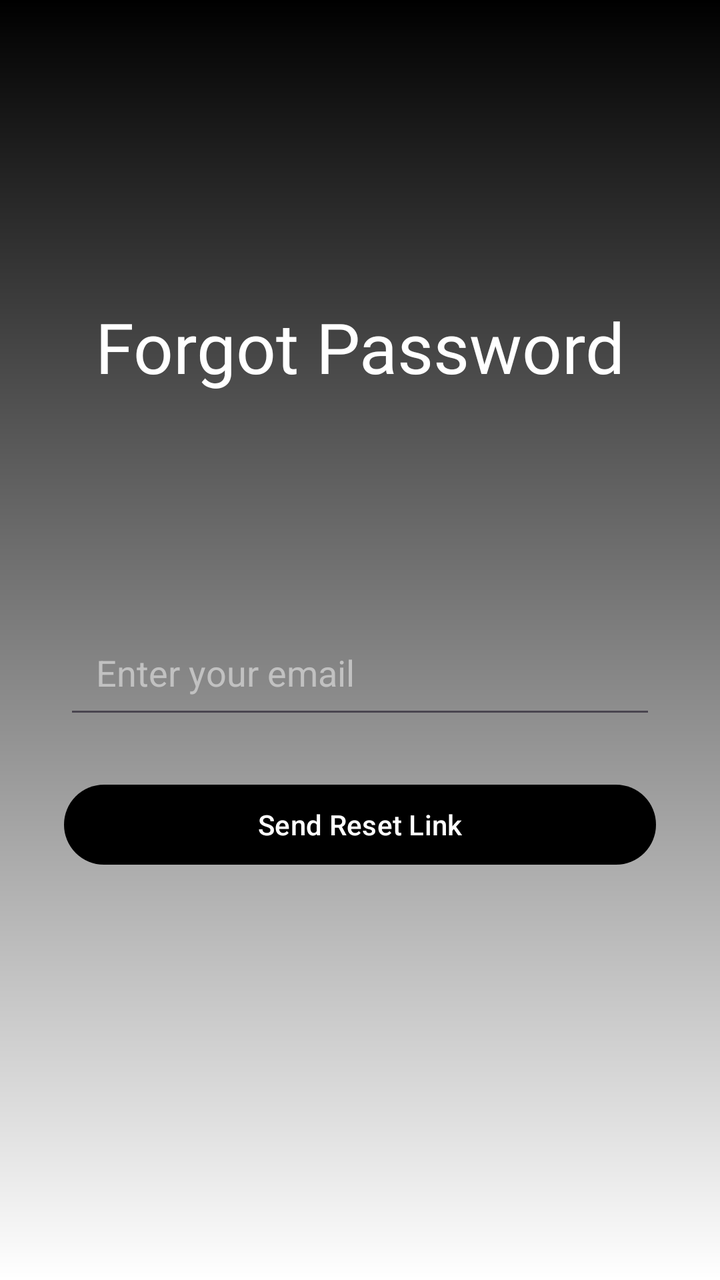
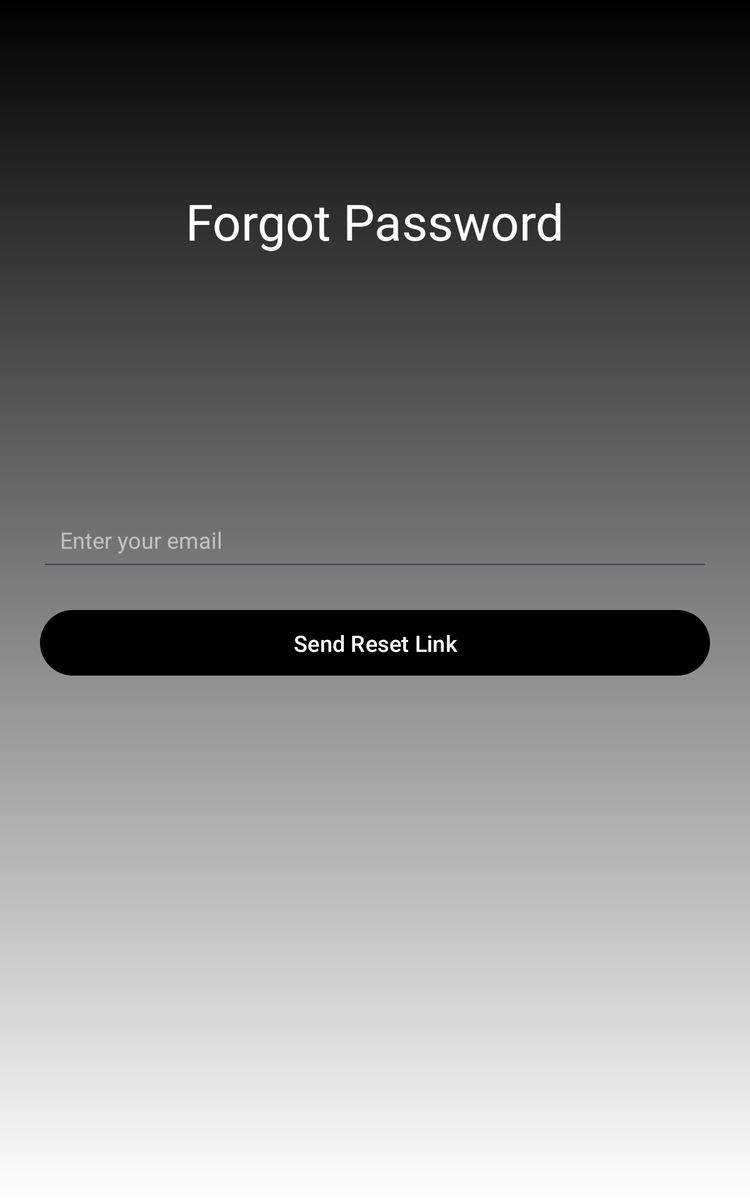

One screen, two layout resources from the same app: the default and the repository's alternative for another configuration. Each is rendered where Android would select it; the XML of both is given below.
<!-- AndroidManifest.xml: application theme Theme.Memoir -->
<!-- res/layout/activity_forgot_password.xml -->
<?xml version="1.0" encoding="utf-8"?>
<androidx.constraintlayout.widget.ConstraintLayout xmlns:android="http://schemas.android.com/apk/res/android"
    xmlns:app="http://schemas.android.com/apk/res-auto"
    xmlns:tools="http://schemas.android.com/tools"
    android:layout_width="match_parent"
    android:layout_height="match_parent"
    android:background="@drawable/gradient_main"
    tools:context=".activity.ForgotPasswordActivity">

    <TextView
        android:id="@+id/welcomeText"
        android:layout_width="wrap_content"
        android:layout_height="wrap_content"
        android:layout_marginTop="150sp"
        android:fontFamily="@font/jetbrainsmono_bold"
        android:text="@string/forgot_password"
        android:textColor="@android:color/white"
        android:textSize="35sp"
        app:layout_constraintEnd_toEndOf="parent"
        app:layout_constraintStart_toStartOf="parent"
        app:layout_constraintTop_toTopOf="parent" />

    <EditText
        android:id="@+id/forgot_password_email"
        android:layout_width="0dp"
        android:layout_height="wrap_content"
        android:layout_marginStart="32dp"
        android:layout_marginTop="308dp"
        android:layout_marginEnd="32dp"
        android:hint="@string/enter_your_email"
        android:importantForAutofill="no"
        android:inputType="textEmailAddress"
        android:padding="16dp"
        android:textColor="@color/white"
        android:textColorHint="#C1C1C1"
        app:layout_constraintEnd_toEndOf="parent"
        app:layout_constraintHorizontal_bias="0.0"
        app:layout_constraintStart_toStartOf="parent"
        app:layout_constraintTop_toTopOf="parent"
        tools:ignore="TextFields" />

    <Button
        android:id="@+id/forgot_password_send_button"
        android:layout_width="0dp"
        android:layout_height="wrap_content"
        android:layout_marginStart="32dp"
        android:layout_marginTop="24dp"
        android:layout_marginEnd="32dp"
        android:text="@string/send_reset_link"
        app:layout_constraintEnd_toEndOf="parent"
        app:layout_constraintStart_toStartOf="parent"
        app:layout_constraintTop_toBottomOf="@id/forgot_password_email" />

    <ProgressBar
        android:id="@+id/forgot_password_progress_bar"
        android:layout_width="wrap_content"
        android:layout_height="wrap_content"
        android:layout_marginTop="24dp"
        android:visibility="gone"
        app:layout_constraintEnd_toEndOf="parent"
        app:layout_constraintStart_toStartOf="parent"
        app:layout_constraintTop_toBottomOf="@id/forgot_password_send_button" />

</androidx.constraintlayout.widget.ConstraintLayout>
<!-- resources referenced by this layout -->
<resources>
  <color name="white">#FFFFFFFF</color>
  <!-- drawable gradient_main (drawable) -->
  <?xml version="1.0" encoding="utf-8"?>
  <shape xmlns:android="http://schemas.android.com/apk/res/android"
      android:shape="rectangle">
  
      <gradient
          android:angle="1"
          android:type="linear"
          android:endColor="@color/white"
          android:startColor="@color/black" />
  
  </shape>
  <string name="enter_your_email">Enter your email</string>
  <string name="forgot_password">Forgot Password</string>
  <string name="send_reset_link">Send Reset Link</string>
  <style name="Theme.Memoir" parent="Base.Theme.Memoir" />
  <color name="black">#FF000000</color>
  <style name="Base.Theme.Memoir" parent="Theme.Material3.DayNight.NoActionBar">
          
           <item name="colorPrimary">@color/black</item>
      </style>
</resources>
<!-- res/layout-sw600dp/activity_forgot_password.xml (the repository's variant of the layout above) -->
<!-- drawn on a 7-inch tablet held upright -->
<?xml version="1.0" encoding="utf-8"?>
<androidx.constraintlayout.widget.ConstraintLayout xmlns:android="http://schemas.android.com/apk/res/android"
    xmlns:app="http://schemas.android.com/apk/res-auto"
    xmlns:tools="http://schemas.android.com/tools"
    android:layout_width="match_parent"
    android:layout_height="match_parent"
    android:background="@drawable/gradient_main"
    tools:context=".activity.ForgotPasswordActivity">

    <TextView
        android:id="@+id/welcomeText"
        android:layout_width="wrap_content"
        android:layout_height="wrap_content"
        android:layout_marginTop="150dp"
        android:fontFamily="@font/jetbrainsmono_bold"
        android:text="@string/forgot_password"
        android:textColor="@android:color/white"
        android:textSize="40sp"
        app:layout_constraintEnd_toEndOf="parent"
        app:layout_constraintStart_toStartOf="parent"
        app:layout_constraintTop_toTopOf="parent" />

    <EditText
        android:id="@+id/forgot_password_email"
        android:layout_width="0dp"
        android:layout_height="wrap_content"
        android:layout_marginStart="32dp"
        android:layout_marginTop="200dp"
        android:layout_marginEnd="32dp"
        android:hint="@string/enter_your_email"
        android:importantForAutofill="no"
        android:inputType="textEmailAddress"
        android:padding="16dp"
        android:textColor="@color/white"
        android:textColorHint="#C1C1C1"
        app:layout_constraintEnd_toEndOf="parent"
        app:layout_constraintHorizontal_bias="0.0"
        app:layout_constraintStart_toStartOf="parent"
        app:layout_constraintTop_toBottomOf="@id/welcomeText"
        tools:ignore="TextFields" />

    <Button
        android:id="@+id/forgot_password_send_button"
        android:layout_width="0dp"
        android:layout_height="wrap_content"
        android:layout_marginStart="32dp"
        android:layout_marginTop="24dp"
        android:layout_marginEnd="32dp"
        android:text="@string/send_reset_link"
        android:textSize="18sp"
        android:padding="14dp"
        app:layout_constraintEnd_toEndOf="parent"
        app:layout_constraintStart_toStartOf="parent"
        app:layout_constraintTop_toBottomOf="@id/forgot_password_email" />

    <ProgressBar
        android:id="@+id/forgot_password_progress_bar"
        android:layout_width="wrap_content"
        android:layout_height="wrap_content"
        android:layout_marginTop="24dp"
        android:visibility="gone"
        app:layout_constraintEnd_toEndOf="parent"
        app:layout_constraintStart_toStartOf="parent"
        app:layout_constraintTop_toBottomOf="@id/forgot_password_send_button" />

</androidx.constraintlayout.widget.ConstraintLayout>
